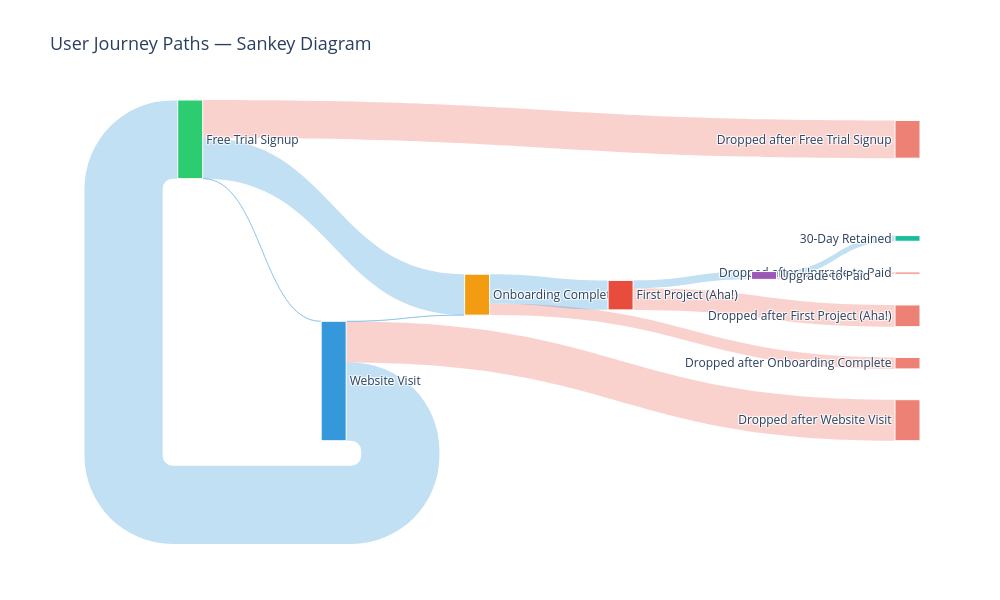

Notebook code for this chart:
### Code cell
# Build Sankey diagram
all_nodes = list(set(trans_counts['source'].tolist() + trans_counts['target'].tolist()))
node_indices = {node: i for i, node in enumerate(all_nodes)}

# Color nodes
node_colors = []
for node in all_nodes:
    if 'Dropped' in node:
        node_colors.append('rgba(231, 76, 60, 0.7)')  # Red for drop-off
    elif node in STAGE_ORDER:
        idx = STAGE_ORDER[node] - 1
        node_colors.append(STAGE_COLORS[idx % len(STAGE_COLORS)])
    else:
        node_colors.append('rgba(149, 165, 166, 0.6)')

# Link colors
link_colors = []
for _, row in trans_counts.iterrows():
    if 'Dropped' in str(row['target']):
        link_colors.append('rgba(231, 76, 60, 0.25)')
    else:
        link_colors.append('rgba(52, 152, 219, 0.3)')

fig = go.Figure(go.Sankey(
    node=dict(
        pad=20,
        thickness=25,
        line=dict(color='white', width=1),
        label=[STAGE_LABELS.get(n, n) for n in all_nodes],
        color=node_colors,
    ),
    link=dict(
        source=[node_indices[s] for s in trans_counts['source']],
        target=[node_indices[t] for t in trans_counts['target']],
        value=trans_counts['count'].tolist(),
        color=link_colors,
    )
))

fig.update_layout(
    title=dict(text=' User Journey Paths — Sankey Diagram', font=dict(size=18)),
    font=dict(size=12),
    height=600,
    width=1000,
)

fig.write_html('../visuals/sankey_diagram.html')
fig.show()
print("✓ Saved to visuals/sankey_diagram.html")

### Figure 1 — Plotly figure (JSON) as saved in the notebook; plotly's stock layout.template omitted (floating-point values rounded to 4 significant figures)
{"data": [{"link": {"color": ["rgba(231, 76, 60, 0.25)", "rgba(52, 152, 219, 0.3)", "rgba(231, 76, 60, 0.25)", "rgba(52, 152, 219, 0.3)", "rgba(231, 76, 60, 0.25)", "rgba(52, 152, 219, 0.3)", "rgba(52, 152, 219, 0.3)", "rgba(231, 76, 60, 0.25)", "rgba(52, 152, 219, 0.3)", "rgba(231, 76, 60, 0.25)", "rgba(52, 152, 219, 0.3)", "rgba(52, 152, 219, 0.3)"], "source": [9, 9, 7, 7, 0, 0, 0, 6, 6, 5, 5, 5], "target": [8, 6, 10, 9, 1, 7, 5, 2, 3, 4, 7, 0], "value": [7476, 2678, 3951, 10127, 12974, 14034, 54, 744, 1951, 14122, 61, 26923]}, "node": {"color": ["#2ecc71", "rgba(231, 76, 60, 0.7)", "rgba(231, 76, 60, 0.7)", "#1abc9c", "rgba(231, 76, 60, 0.7)", "#3498db", "#9b59b6", "#f39c12", "rgba(231, 76, 60, 0.7)", "#e74c3c", "rgba(231, 76, 60, 0.7)"], "label": ["Free Trial Signup", "Dropped after Free Trial Signup", "Dropped after Upgrade to Paid", "30-Day Retained", "Dropped after Website Visit", "Website Visit", "Upgrade to Paid", "Onboarding Complete", "Dropped after First Project (Aha!)", "First Project (Aha!)", "Dropped after Onboarding Complete"], "line": {"color": "white", "width": 1}, "pad": 20, "thickness": 25}, "type": "sankey"}], "layout": {"font": {"size": 12}, "height": 600, "title": {"font": {"size": 18}, "text": " User Journey Paths — Sankey Diagram"}, "width": 1000}}
